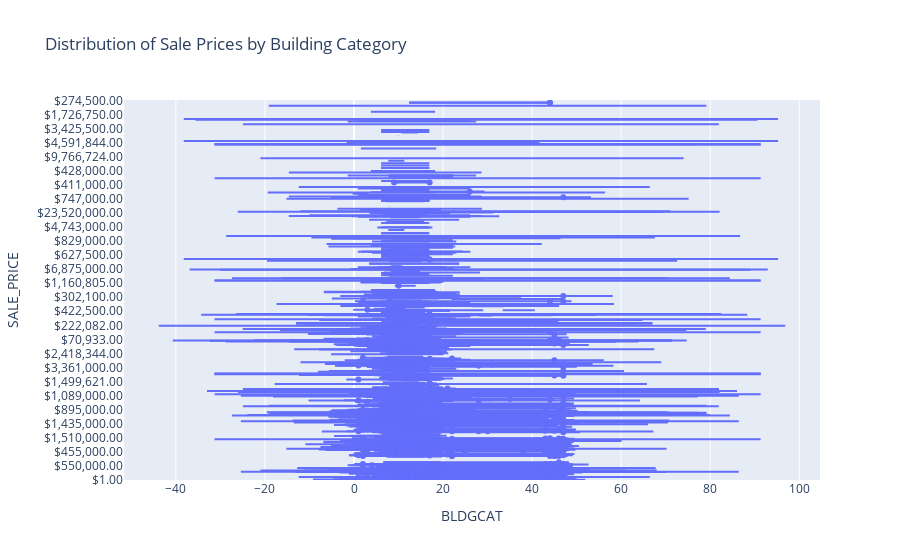

The notebook cell this image was saved under:
### Code cell
# Query 2
query2 = """
SELECT BLDGCAT, SALE_PRICE
FROM sales_data
WHERE SALE_PRICE IS NOT NULL;
"""

df2 = pd.read_sql_query(query2, conn)

# Visualization 2: Violin plot for Distribution of Sale Prices by Building Category
fig2 = px.violin(df2, x="BLDGCAT", y="SALE_PRICE", title="Distribution of Sale Prices by Building Category")

# Show the plot
fig2.show()

### Figure 1 — Plotly figure (JSON) as saved in the notebook; plotly's stock layout.template omitted (floating-point values rounded to 4 significant figures; data arrays with more than 128 entries replaced by an {"elided": "..."} marker saying what was removed)
{"data": [{"alignmentgroup": "True", "box": {"visible": false}, "hovertemplate": "BLDGCAT=%{x}<br>SALE_PRICE=%{y}<extra></extra>", "legendgroup": "", "marker": {"color": "#636efa"}, "name": "", "offsetgroup": "", "orientation": "h", "scalegroup": "True", "showlegend": false, "type": "violin", "x": {"elided": "16942 int values"}, "x0": " ", "xaxis": "x", "y": {"elided": "16942 str values"}, "y0": " ", "yaxis": "y"}], "layout": {"legend": {"tracegroupgap": 0}, "title": {"text": "Distribution of Sale Prices by Building Category"}, "violinmode": "group", "xaxis": {"anchor": "y", "domain": [0, 1], "title": {"text": "BLDGCAT"}}, "yaxis": {"anchor": "x", "domain": [0, 1], "title": {"text": "SALE_PRICE"}}}}
